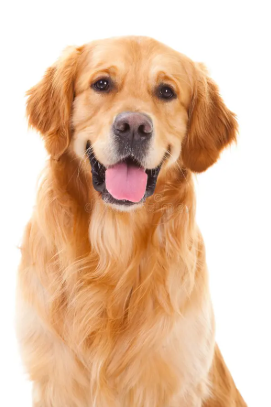
#> input picture lab3/image.png, 271 x 407 px
$ jupyter execute Exp3_rewritten.ipynb
#> lines starting #> are read from the running program, lines starting #| are printed output that depends on the picture
[cell 1]
import numpy as np
import cv2
import matplotlib.pyplot as plt
from numpy.lib.stride_tricks import sliding_window_view

[cell 2]
image = cv2.imread('image.png', cv2.IMREAD_GRAYSCALE)
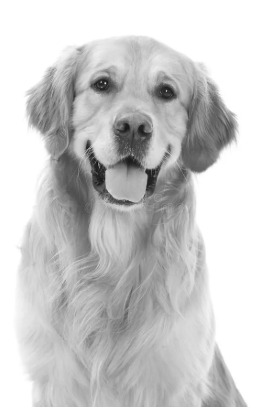
#> image: shape (407, 271); min 21, max 255, mean 204.8

plt.imshow(image, cmap="gray")
plt.title("Original Image")

[cell 3]
def add_salt_pepper_noise(image, probability=0.3, seed=None):
    """Randomly turn some pixels pure black (pepper) or pure white (salt)."""
#> called with probability = 0.3, seed = 42
    rng = np.random.default_rng(seed)
    noisy = image.copy()

    random_vals = rng.random(image.shape)   # one random number per pixel

    noisy[random_vals < probability / 2] = 0          # pepper (black)
    noisy[random_vals > 1 - probability / 2] = 255     # salt (white)
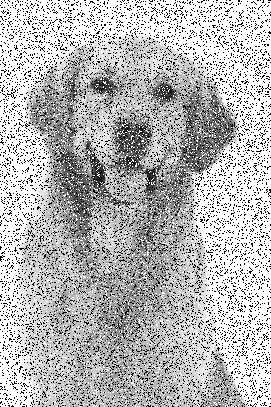
#> noisy: shape (407, 271); min 0, max 255, mean 181.7
    return noisy

noisy = add_salt_pepper_noise(image, probability=0.3, seed=42)

plt.imshow(noisy, cmap="gray")
plt.title("Noisy Image (p=0.3)")

[cell 4]
def mirror_pad(image, pad):
    """Add a border by reflecting the image's own edge pixels outward."""
#> called with pad = 1
    return np.pad(image, pad_width=pad, mode='reflect')
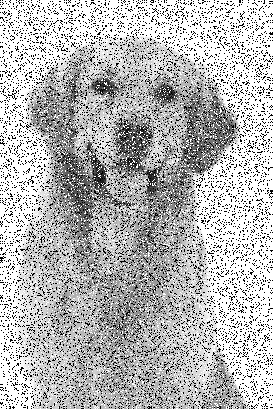
#> returned value: shape (409, 273); min 0, max 255, mean 182.1

[cell 5]
def extract_windows(image, kernel_size, stride):
    """Return every kernel_size x kernel_size neighborhood in the image."""
    pad = kernel_size // 2
    padded = mirror_pad(image, pad)

    # shape: (H, W, kernel_size, kernel_size) - one window per pixel
    windows = sliding_window_view(padded, (kernel_size, kernel_size))

    # keep only every `stride`-th window to shrink the output
    return windows[::stride, ::stride]

[cell 6]
def mean_filter(image, kernel_size=3, stride=1):
    """Replace each pixel with the average of its neighborhood."""
    windows = extract_windows(image, kernel_size, stride).astype(np.float32)
    return windows.mean(axis=(-1, -2)).astype(np.uint8)
#> returned value: shape (407, 271)


def median_filter(image, kernel_size=3, stride=1):
    """Replace each pixel with the median of its neighborhood."""
#> called with kernel_size = 3, stride = 1
    windows = extract_windows(image, kernel_size, stride)
    return np.median(windows, axis=(-1, -2)).astype(np.uint8)
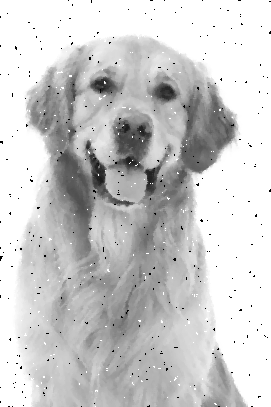
#> returned value: shape (407, 271); min 0, max 255, mean 203.9

[cell 7]
mean_result = mean_filter(noisy, kernel_size=3, stride=1)
median_result = median_filter(noisy, kernel_size=3, stride=1)

fig, axes = plt.subplots(1, 2, figsize=(9, 4.5))
axes[0].imshow(mean_result, cmap="gray"); axes[0].set_title("Mean Filter (k=3)"); axes[0].axis("off")
axes[1].imshow(median_result, cmap="gray"); axes[1].set_title("Median Filter (k=3)"); axes[1].axis("off")
plt.tight_layout()

[cell 8]
kernel_sizes = [3, 5, 7]
mean_by_k = [mean_filter(noisy, kernel_size=k, stride=1) for k in kernel_sizes]
#> call 3 of mean_filter, with kernel_size = 5, stride = 1
#> call 4 of mirror_pad, with pad = 2
#> in mirror_pad (call 4), `return np.pad(image, pad_width=pad, mode='reflect')`:
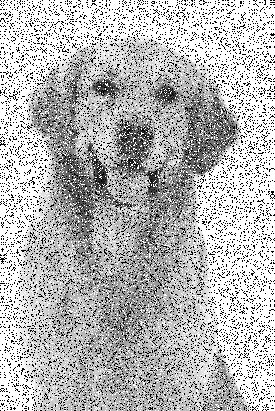
#> returned value: shape (411, 275); min 0, max 255, mean 182.4
#> in mean_filter (call 3), `return windows.mean(axis=(-1, -2)).astype(np.uint8)`:
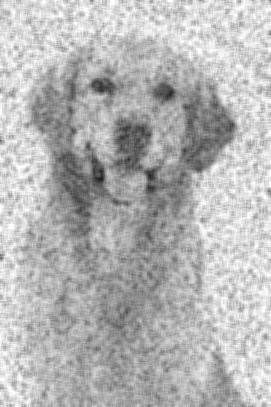
#> returned value: shape (407, 271); min 28, max 255, mean 181.3
#> call 4 of mean_filter, with kernel_size = 7, stride = 1
#> in mirror_pad (call 5), `return np.pad(image, pad_width=pad, mode='reflect')`:
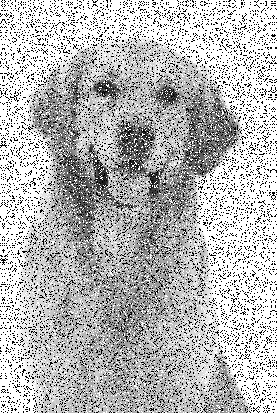
#> returned value: shape (413, 277); min 0, max 255, mean 182.7
#> in mean_filter (call 4), `return windows.mean(axis=(-1, -2)).astype(np.uint8)`:
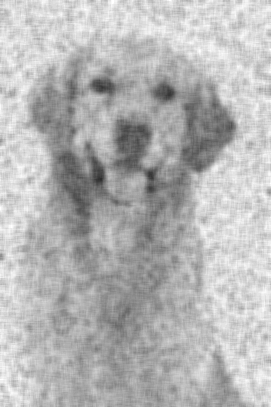
#> returned value: shape (407, 271); min 44, max 255, mean 181.2
#> mean_by_k = 3 items

fig, axes = plt.subplots(1, 3, figsize=(12, 4.5))
for ax, k, r in zip(axes, kernel_sizes, mean_by_k):
    ax.imshow(r, cmap="gray"); ax.set_title(f"Mean, kernel={k}"); ax.axis("off")
#> this loop made 3 passes
#> k on passes 1 to 3: 3, 5, 7
plt.tight_layout()

[cell 9]
median_by_k = [median_filter(noisy, kernel_size=k, stride=1) for k in kernel_sizes]
#> median_by_k = 3 items

fig, axes = plt.subplots(1, 3, figsize=(12, 4.5))
for ax, k, r in zip(axes, kernel_sizes, median_by_k):
    ax.imshow(r, cmap="gray"); ax.set_title(f"Median, kernel={k}"); ax.axis("off")
plt.tight_layout()

[cell 10]
strides = [1, 2, 3]
mean_by_s = [mean_filter(noisy, kernel_size=3, stride=s) for s in strides]
#> in mean_filter (call 6), `return windows.mean(axis=(-1, -2)).astype(np.uint8)`:
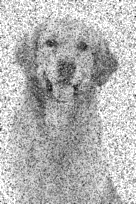
#> returned value: shape (204, 136); min 20, max 255, mean 181.5
#> in mean_filter (call 7), `return windows.mean(axis=(-1, -2)).astype(np.uint8)`:
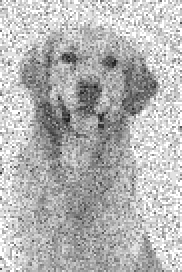
#> returned value: shape (136, 91) (shown 2 times larger); min 22, max 255, mean 181.7
#> mean_by_s = 3 items

fig, axes = plt.subplots(1, 3, figsize=(12, 4.5))
for ax, s, r in zip(axes, strides, mean_by_s):
    ax.imshow(r, cmap="gray"); ax.set_title(f"stride={s}\nshape={r.shape}"); ax.axis("off")
#> this loop made 3 passes
plt.tight_layout()

[cell 11]
fig, axes = plt.subplots(1, 4, figsize=(16, 4.5))
for ax, img, title in zip(
    axes,
    [image, noisy, mean_result, median_result],
    ["Original", "Noisy", "Mean Filter (k=3)", "Median Filter (k=3)"],
):
    ax.imshow(img, cmap="gray"); ax.set_title(title); ax.axis("off")
#> this loop made 4 passes
#> title on passes 1 to 4: 'Original', 'Noisy', 'Mean Filter (k=3)', 'Median Filter (k=3)'
plt.tight_layout()
